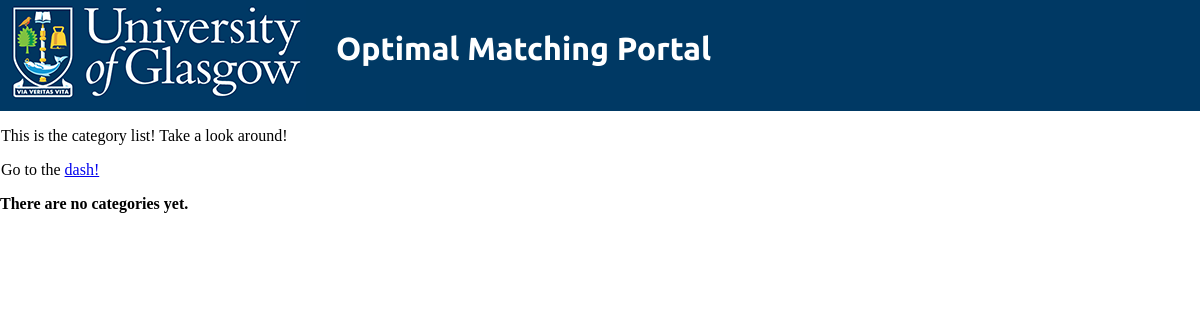
The app's page /omp/dash/categories/, older data.
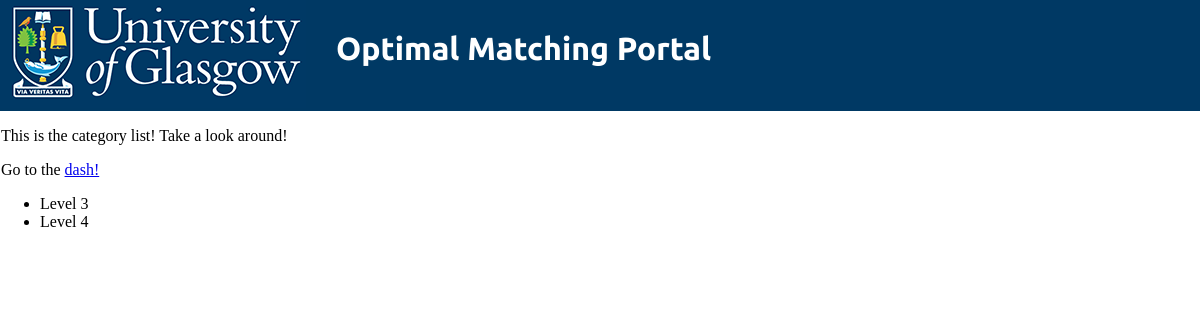
The same page, newer data.
### omp/models.py (models this page shows, shortened)
class Category(models.Model):
    id = models.CharField(max_length=10, unique=True, primary_key=True)
    name = models.CharField(max_length=128, unique = True)

### omp/views.py (the view)
def categories(request):
    category_list = Category.objects.order_by('name')
    context_dict = {'categories': category_list}
    return render(request, 'omp/categories.html', context=context_dict)

### templates/omp/categories.html (shortened to what this page needs)
<!DOCTYPE html>
{% extends 'omp/base.html' %}
{% block content %}
    <p>This is the category list! Take a look around!</p>
    <p>Go to the <a href="/omp/dash">dash!</a></p>
    <div>
        {% if categories %}
        <ul>
            {% for category in categories %}
                <li>{{ category.name }}</li>
            {% endfor %}
        </ul>
        {% else %}
            <strong>There are no categories yet.</strong>
        {% endif %}
    </div>
{% endblock %}

Row changes from the older to the newer data that the page shows:
added Category: name "Level 3"
added Category: name "Level 4"
Text that changed along with them:
text no longer shown: "There are no categories yet."
